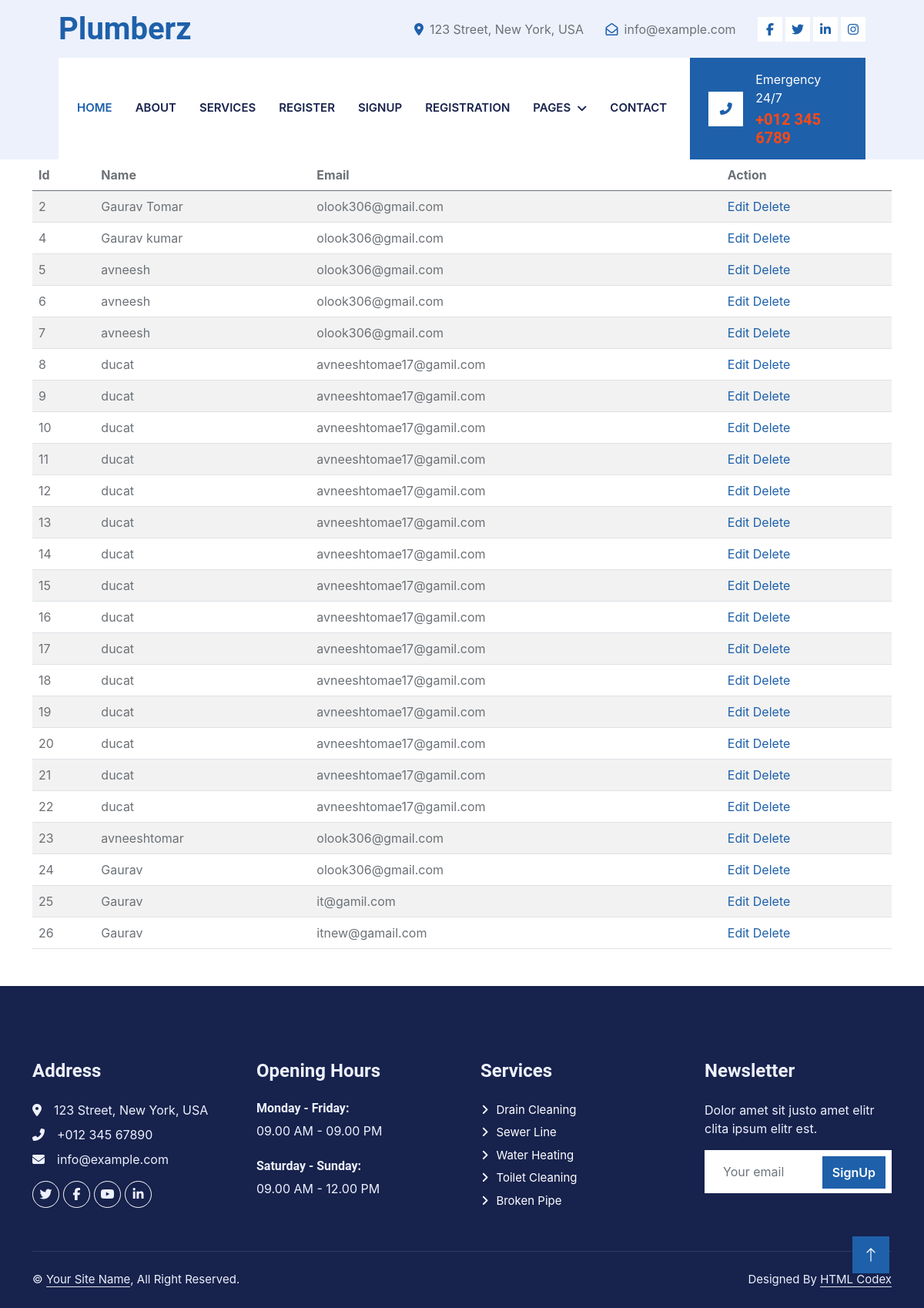
Screenshot of /getall/ with the database file from the repository.
### myapp/models.py (models this page shows, shortened)
class StudentModel(models.Model):
    name=models.CharField(max_length=50)
    email=models.EmailField(max_length=50)
    password=models.CharField(max_length=30)
    confirm_pass=models.CharField(max_length=30)

### myapp/views.py (the view)
# urls.py: path('getall/',getalldata,name="getalldata"),
def getalldata(request):
    data=StudentModel.objects.all()
    return render(request,"alldetails.html",{'data':data})

### myapp/templates/alldetails.html
{% include  'header.html' %}
<div class="container">
    <table class="table table-hover table-striped">
     <thead>
     <tr>
        <th>Id</th>
        <th>Name</th>
        <th>Email</th>
        <th>Action</th>
     </tr>
     </thead>
     <tbody>
            {% for Employee in data %}
         <tr>
             <td>{{Employee.id}}</td>
             <td>{{Employee.name}}</td>
             <td>{{Employee.email}}</td>
             <td><span><a href="/updatedetail/{{Employee.id}}">Edit</a>
             <a href="/deletedetail/{{Employee.id}}">Delete</a></span></td>
         </tr>
            {% endfor %}
     </tbody>
 </table>
</div>
{%include 'footer.html'%}

### myapp/templates/header.html (shortened to what this page needs)
<!DOCTYPE html>
<html lang="en">
    <link href="/static/https://cdnjs.cloudflare.com/ajax/libs/font-awesome/5.10.0/css/all.min.css" rel="stylesheet">
    <link href="/static/https://cdn.jsdelivr.net/npm/bootstrap-icons@1.4.1/font/bootstrap-icons.css" rel="stylesheet">
    <link href="/static/lib/animate/animate.min.css" rel="stylesheet">
    <link href="/static/lib/owlcarousel/assets/owl.carousel.min.css" rel="stylesheet">
    <link href="/static/lib/tempusdominus/css/tempusdominus-bootstrap-4.min.css" rel="stylesheet" />
    <link href="/static/css/bootstrap.min.css" rel="stylesheet">
    <link href="/static/css/style.css" rel="stylesheet">
</head>
<body>
    <div class="container-fluid bg-light d-none d-lg-block">
        <div class="row align-items-center top-bar">
            <div class="col-lg-3 col-md-12 text-center text-lg-start">
                <a href="/static/" class="navbar-brand m-0 p-0">
                    <h1 class="text-primary m-0">Plumberz</h1>
                </a>
            </div>
            <div class="col-lg-9 col-md-12 text-end">
                <div class="h-100 d-inline-flex align-items-center me-4">
                    <i class="fa fa-map-marker-alt text-primary me-2"></i>
                    <p class="m-0">123 Street, New York, USA</p>
                </div>
                <div class="h-100 d-inline-flex align-items-center me-4">
                    <i class="far fa-envelope-open text-primary me-2"></i>
                    <p class="m-0">info@example.com</p>
                </div>
                <div class="h-100 d-inline-flex align-items-center">
                    <a class="btn btn-sm-square bg-white text-primary me-1" href="/static/"><i class="fab fa-facebook-f"></i></a>
                    <a class="btn btn-sm-square bg-white text-primary me-1" href="/static/"><i class="fab fa-twitter"></i></a>
                    <a class="btn btn-sm-square bg-white text-primary me-1" href="/static/"><i class="fab fa-linkedin-in"></i></a>
                    <a class="btn btn-sm-square bg-white text-primary me-0" href="/static/"><i class="fab fa-instagram"></i></a>
                </div>
            </div>
        </div>
    </div>
    <div class="container-fluid nav-bar bg-light">
        <nav class="navbar navbar-expand-lg navbar-light bg-white p-3 py-lg-0 px-lg-4">
            <div class="collapse navbar-collapse" id="navbarCollapse">
                <div class="navbar-nav me-auto">
                    <a href="{% url 'home' %}" class="nav-item nav-link active">Home</a>
                    <a href="{% url 'about' %}" class="nav-item nav-link">About</a>
                    <a href="{% url 'service' %}" class="nav-item nav-link">Services</a>
                    <a href="{% url 'register' %}" class="nav-item nav-link">Register</a>
                    <a href="{% url 'signup' %}" class="nav-item nav-link">Signup</a>
                    <a href="{% url 'registration' %}" class="nav-item nav-link">Registration</a>
                    <div class="nav-item dropdown">
                        <a href="/static/#" class="nav-link dropdown-toggle" data-bs-toggle="dropdown">Pages</a>
                    </div>
                    <a href="{% url 'contact' %}" class="nav-item nav-link">Contact</a>
                </div>
                <div class="mt-4 mt-lg-0 me-lg-n4 py-3 px-4 bg-primary d-flex align-items-center">
                    <div class="d-flex flex-shrink-0 align-items-center justify-content-center bg-white" style="width: 45px; height: 45px;">
                        <i class="fa fa-phone-alt text-primary"></i>
                    </div>
                    <div class="ms-3">
                        <p class="mb-1 text-white">Emergency 24/7</p>
                        <h5 class="m-0 text-secondary">+012 345 6789</h5>
                    </div>
                </div>
            </div>
        </nav>
    </div>

### myapp/templates/footer.html (shortened to what this page needs)
    <div class="container-fluid bg-dark text-light footer pt-5 mt-5 wow fadeIn" data-wow-delay="0.1s">
        <div class="container py-5">
            <div class="row g-5">
                <div class="col-lg-3 col-md-6">
                    <h4 class="text-light mb-4">Address</h4>
                    <p class="mb-2"><i class="fa fa-map-marker-alt me-3"></i>123 Street, New York, USA</p>
                    <p class="mb-2"><i class="fa fa-phone-alt me-3"></i>+012 345 67890</p>
                    <p class="mb-2"><i class="fa fa-envelope me-3"></i>info@example.com</p>
                    <div class="d-flex pt-2">
                        <a class="btn btn-outline-light btn-social" href="/static/"><i class="fab fa-twitter"></i></a>
                        <a class="btn btn-outline-light btn-social" href="/static/"><i class="fab fa-facebook-f"></i></a>
                        <a class="btn btn-outline-light btn-social" href="/static/"><i class="fab fa-youtube"></i></a>
                        <a class="btn btn-outline-light btn-social" href="/static/"><i class="fab fa-linkedin-in"></i></a>
                    </div>
                </div>
                <div class="col-lg-3 col-md-6">
                    <h4 class="text-light mb-4">Opening Hours</h4>
                    <h6 class="text-light">Monday - Friday:</h6>
                    <p class="mb-4">09.00 AM - 09.00 PM</p>
                    <h6 class="text-light">Saturday - Sunday:</h6>
                    <p class="mb-0">09.00 AM - 12.00 PM</p>
                </div>
                <div class="col-lg-3 col-md-6">
                    <h4 class="text-light mb-4">Services</h4>
                    <a class="btn btn-link" href="/static/">Drain Cleaning</a>
                    <a class="btn btn-link" href="/static/">Sewer Line</a>
                    <a class="btn btn-link" href="/static/">Water Heating</a>
                    <a class="btn btn-link" href="/static/">Toilet Cleaning</a>
                    <a class="btn btn-link" href="/static/">Broken Pipe</a>
                </div>
                <div class="col-lg-3 col-md-6">
                    <h4 class="text-light mb-4">Newsletter</h4>
                    <p>Dolor amet sit justo amet elitr clita ipsum elitr est.</p>
                    <div class="position-relative mx-auto" style="max-width: 400px;">
                        <input class="form-control border-0 w-100 py-3 ps-4 pe-5" type="text" placeholder="Your email">
                        <button type="button" class="btn btn-primary py-2 position-absolute top-0 end-0 mt-2 me-2">SignUp</button>
                    </div>
                </div>
            </div>
        </div>
        <div class="container">
            <div class="copyright">
                <div class="row">
                    <div class="col-md-6 text-center text-md-start mb-3 mb-md-0">
                        &copy; <a class="border-bottom" href="/static/#">Your Site Name</a>, All Right Reserved.
                    </div>
                    <div class="col-md-6 text-center text-md-end">
                        Designed By <a class="border-bottom" href="/static/https://htmlcodex.com">HTML Codex</a>
                    </div>
                </div>
            </div>
        </div>
    </div>
    <a href="/static/#" class="btn btn-lg btn-primary btn-lg-square rounded-0 back-to-top"><i class="bi bi-arrow-up"></i></a>
</body>
</html>

### myapp/static/css/style.css (style rules this page uses)
:root { --primary: #1E60AA; --secondary: #FF4917; --light: #EDF1FC; --dark: #17224D; }
.back-to-top { position: fixed; display: none; right: 45px; bottom: 45px; z-index: 99; }
.btn { font-weight: 600; transition: .5s; }
.btn.btn-primary, .btn.btn-secondary { color: #FFFFFF; }
.btn-sm-square { width: 32px; height: 32px; }
.btn-lg-square { width: 48px; height: 48px; }
.btn-square, .btn-sm-square, .btn-lg-square { padding: 0; display: flex; align-items: center; justify-content: center; font-weight: normal; }
.top-bar { height: 75px; padding: 0 4rem; }
.nav-bar { position: relative; padding: 0 4.75rem; transition: .5s; z-index: 9999; }
.navbar .dropdown-toggle::after { border: none; content: "\f107"; font-family: "Font Awesome 5 Free"; font-weight: 900; vertical-align: middle; margin-left: 8px; }
.navbar-light .navbar-nav .nav-link { margin-right: 30px; padding: 25px 0; color: var(--dark); font-size: 15px; font-weight: 600; text-transform: uppercase; outline: none; }
.navbar-light .navbar-nav .nav-link:hover, .navbar-light .navbar-nav .nav-link.active { color: var(--primary); }
.footer .btn.btn-social { margin-right: 5px; width: 35px; height: 35px; display: flex; align-items: center; justify-content: center; color: var(--light); border: 1px solid #FFFFFF; border-radius: 35px; transition: .3s; }
.footer .btn.btn-link { display: block; margin-bottom: 5px; padding: 0; text-align: left; color: #FFFFFF; font-size: 15px; font-weight: normal; text-transform: capitalize; transition: .3s; }
.footer .btn.btn-link::before { position: relative; content: "\f105"; font-family: "Font Awesome 5 Free"; font-weight: 900; margin-right: 10px; }
.footer .copyright { padding: 25px 0; font-size: 15px; border-top: 1px solid rgba(256, 256, 256, .1); }
.footer .copyright a { color: var(--light); }

### rows the page displays
StudentModel: id "2", name "Gaurav Tomar", email "olook306@gmail.com"
StudentModel: id "4", name "Gaurav kumar", email "olook306@gmail.com"
StudentModel: id "5", name "avneesh", email "olook306@gmail.com"
StudentModel: id "6", name "avneesh", email "olook306@gmail.com"
StudentModel: id "7", name "avneesh", email "olook306@gmail.com"
StudentModel: id "8", name "ducat", email "avneeshtomae17@gamil.com"
StudentModel: id "9", name "ducat", email "avneeshtomae17@gamil.com"
StudentModel: id "10", name "ducat", email "avneeshtomae17@gamil.com"
StudentModel: id "11", name "ducat", email "avneeshtomae17@gamil.com"
StudentModel: id "12", name "ducat", email "avneeshtomae17@gamil.com"
StudentModel: id "13", name "ducat", email "avneeshtomae17@gamil.com"
StudentModel: id "14", name "ducat", email "avneeshtomae17@gamil.com"
StudentModel: id "15", name "ducat", email "avneeshtomae17@gamil.com"
StudentModel: id "16", name "ducat", email "avneeshtomae17@gamil.com"
StudentModel: id "17", name "ducat", email "avneeshtomae17@gamil.com"
StudentModel: id "18", name "ducat", email "avneeshtomae17@gamil.com"
StudentModel: id "19", name "ducat", email "avneeshtomae17@gamil.com"
StudentModel: id "20", name "ducat", email "avneeshtomae17@gamil.com"
StudentModel: id "21", name "ducat", email "avneeshtomae17@gamil.com"
StudentModel: id "22", name "ducat", email "avneeshtomae17@gamil.com"
StudentModel: id "23", name "avneeshtomar", email "olook306@gmail.com"
StudentModel: id "24", name "Gaurav", email "olook306@gmail.com"
StudentModel: id "25", name "Gaurav", email "it@gamil.com"
StudentModel: id "26", name "Gaurav", email "itnew@gamail.com"
